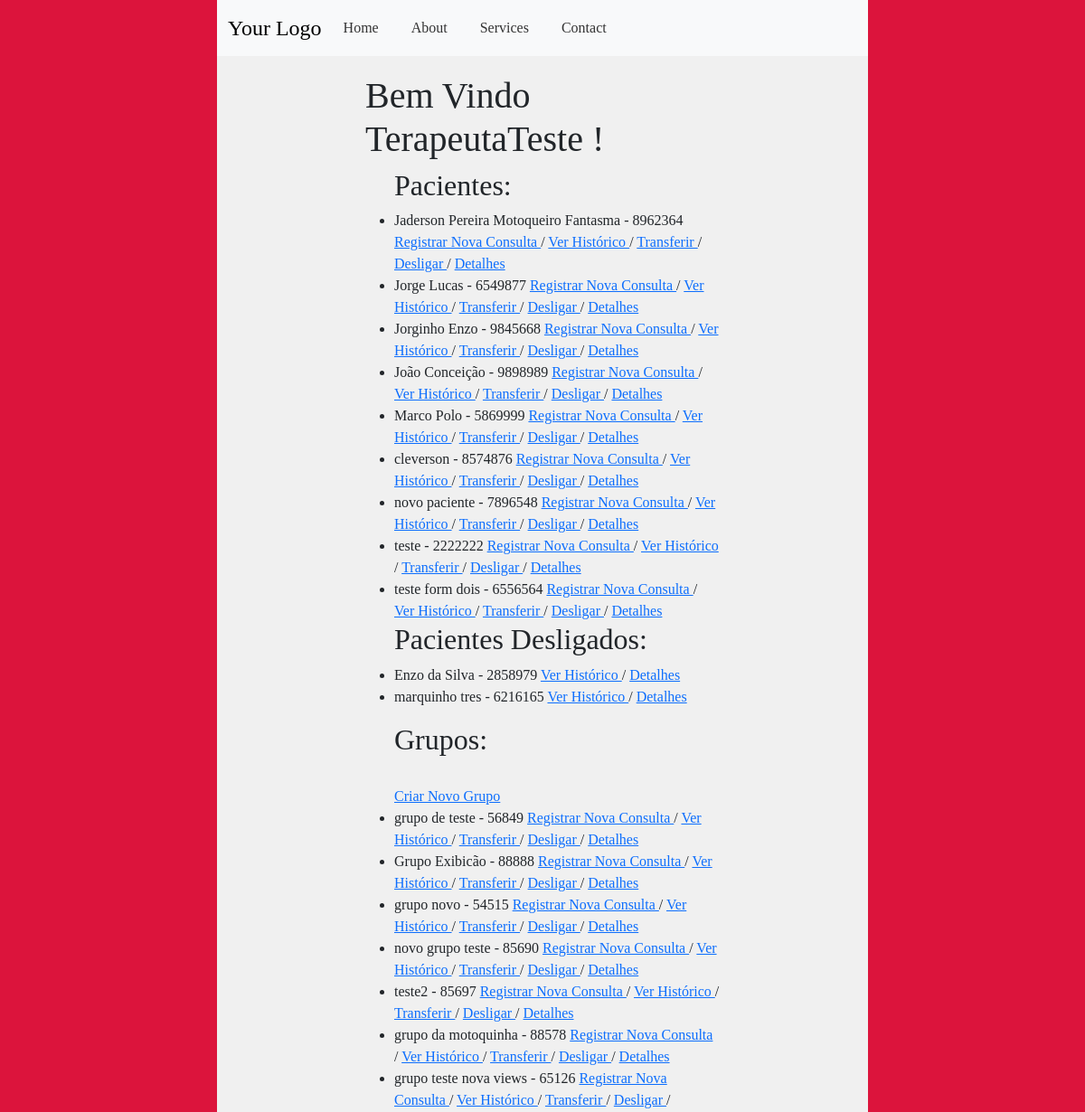
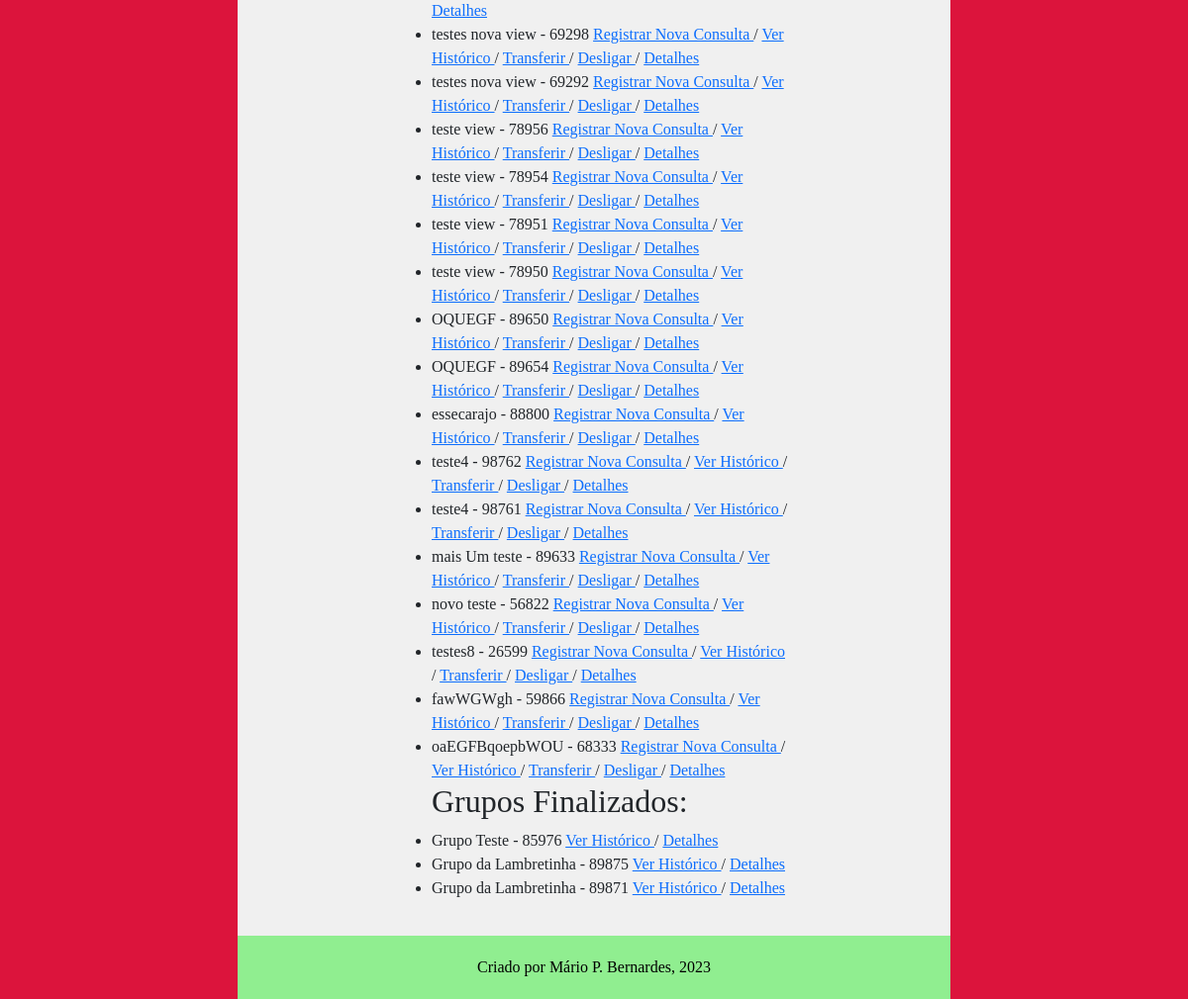
The app's page /main/index/ (signed in) with its own data (2 pictures, top to bottom).
### accounts/models.py (models this page shows, shortened)
class CustomUser(AbstractUser):
    email = models.EmailField(unique=True, verbose_name='Email')
    phone_number = models.CharField(max_length=11, unique=True, verbose_name='Telefone', validators=[
        validate_numbers, MinLengthValidator(limit_value=11), MaxLengthValidator(limit_value=11)
    ])
    require_otp_login = models.BooleanField(null=False, default=True)  # TODO trocar pra False
    otp = models.CharField(max_length=6, null=True, blank=True)

### main/models.py (models this page shows, shortened)
class CadastroPacientes(models.Model):
    nome = models.CharField(verbose_name='Nome do Paciente', max_length=100,
                            validators=[validate_letters, MinLengthValidator(limit_value=5)])
    prontuario_numero = models.CharField(verbose_name='Nº de Prontuario', max_length=7,
                                         unique=True, validators=[validate_numbers, MinLengthValidator(limit_value=7)]
                                         )
    nascimento = models.DateField(verbose_name='Data de Nascimento', help_text='dd/mm/aaaa',
                                  validators=[validate_date_past])
    responsavel_legal = models.CharField(verbose_name='Responsável Legal', max_length=100,
                                         null=True, blank=True, validators=[validate_letters,
                                                                            MinLengthValidator(limit_value=5)])
    cpf_responsavel_legal = models.CharField(verbose_name='CPF do Responsável', max_length=11, blank=True, null=True,
                                             validators=[validate_numbers, MinLengthValidator(limit_value=11)])
    data_inicio = models.DateField(verbose_name='Data de Inicio', help_text='dd/mm/aaaa')
    data_final = models.DateField(verbose_name='Data do Desligamento', help_text='dd/mm/aaaa', blank=True, null=True,
                                  validators=[validate_date_past])
    desligado = models.BooleanField(verbose_name='Desligado', help_text='Paciente desligado', default=False)
    cpf_numero = models.CharField(verbose_name='CPF', max_length=11, unique=True,
                                  help_text="CPF de menores consta na Certidão de nascimento",
                                  validators=[validate_numbers, MinLengthValidator(limit_value=11)])
    MOD_CHOICES = (
        (0, 'Individual'),
        (1, 'Grupo'),
        (2, 'Casal'),
    )
    modalidade_atendimento = models.IntegerField(verbose_name='Modalidade', choices=MOD_CHOICES)
    grupo = models.ForeignKey(
        'CadastroGrupos',
        related_name='membros',
        on_delete=models.PROTECT,
        blank=True,
        null=True
    )
    convenio = models.ForeignKey(
        'ConveniosAceitos',
        related_name='pacientes',
        on_delete=models.PROTECT
    )
    carteirinha_convenio = models.CharField(verbose_name='Número do Convênio',
                                            max_length=50, blank=True, null=True,
                                            validators=[validate_numbers, MinLengthValidator(limit_value=7)])
    terapeuta = models.ForeignKey(
        'CadastroProfissionais',
        related_name='pacientes',
        on_delete=models.PROTECT
    )
    endereco_rua = models.CharField(verbose_name='Endereço', max_length=100,
                                    validators=[MinLengthValidator(limit_value=10)])
    endereco_bairro = models.CharField(verbose_name='Bairro', max_length=50,
                                       validators=[MinLengthValidator(limit_value=3)])
    endereco_numero = models.CharField(verbose_name='Número', max_length=7, validators=[validate_numbers])
    endereco_complemento = models.CharField(verbose_name='Complemento', max_length=100,
                                            validators=[MinLengthValidator(limit_value=4)])
    telefone_numero = models.CharField(verbose_name='Telefone', max_length=11,
                                       validators=[validate_numbers, MinLengthValidator(limit_value=11)])
    cidade = models.CharField(verbose_name='Cidade', max_length=100, validators=[validate_letters,
                                                                                 MinLengthValidator(limit_value=3)])
    cep_numero = models.CharField(verbose_name='CEP', max_length=8, validators=[validate_numbers,
                                                                                MinLengthValidator(limit_value=8)])
    email = models.EmailField(verbose_name='E-mail')
    observacoes = models.TextField(verbose_name='Observações', blank=True, null=True)
    objects = models.Manager()
    class Meta:
        verbose_name = 'Paciente'
        verbose_name_plural = 'Pacientes'
        ordering = ["nome"]
        permissions = [
            ('transfer_pac', 'Transferir Paciente (Terapeutas)'),
            ('deslig_pac', 'Desligar Paciente (Terapeutas)'),
            ('add_pac_group', 'Adicionar Paciente a Grupo (Terapeutas')
        ]

class CadastroGrupos(models.Model):
    label = models.CharField(verbose_name='Nome', max_length=100, validators=[MinLengthValidator(limit_value=4)])
    prontuario_grupo_numero = models.CharField(verbose_name='Nº Prontuário do Grupo', max_length=5,
                                               unique=True, validators=[validate_numbers,
                                                                        MinLengthValidator(limit_value=4)])
    terapeuta_responsavel = models.ForeignKey(
        'CadastroProfissionais',
        related_name='grupos',
        on_delete=models.PROTECT,
        verbose_name='Terapeuta Responsável'
    )
    terapeuta_auxiliar = models.ManyToManyField(CadastroProfissionais, verbose_name='Terapeuta Auxiliar', blank=True)
    desligado = models.BooleanField(verbose_name='Desativado', help_text='Grupo encerrado', default=False)
    data_inicio = models.DateField(verbose_name='Data de Inicio', help_text='dd/mm/aaaa')
    data_final = models.DateField(verbose_name='Data do Desligamento', help_text='dd/mm/aaaa', blank=True, null=True,
                                  validators=[validate_date_past])
    objects = models.Manager()
    class Meta:
        verbose_name = 'Grupo'
        verbose_name_plural = 'Grupos'
        permissions = [
            ('transfer_group', 'Transferir Grupo (Terapeutas)'),
            ('deslig_group', 'Desligar Grupo (Terapeutas)')
        ]

### main/views.py (the view)
# urls.py: path('index/', index, name='index'),
@login_required(login_url="/main/login")
def index(request: HttpRequest):
    current_user_terapeuta = get_current_user_terapeuta(request)
    active_pacientes = filter_active_pacientes_by_terapeuta(current_user_terapeuta)
    inactive_pacientes = filter_inactive_pacientes_by_terapeuta(current_user_terapeuta)
    active_grupos = filter_active_groups_by_terapeuta(current_user_terapeuta)
    inactive_grupos = filter_inactive_groups_by_terapeuta(current_user_terapeuta)
    context = {
        'current_user': current_user_terapeuta,
        'active_pacientes': active_pacientes,
        'inactive_pacientes': inactive_pacientes,
        'active_grupos': active_grupos,
        'inactive_grupos': inactive_grupos,
    }
    return render(request, 'index.html', context)

### main/services/pacientes_services.py (called while the page is built)
def filter_active_pacientes_by_terapeuta(terapeuta: CadastroProfissionais) -> QuerySet:
    active_pacs_terapeuta = CadastroPacientes.objects.filter(terapeuta=terapeuta, desligado=False)
    return active_pacs_terapeuta

def filter_inactive_pacientes_by_terapeuta(terapeuta: CadastroProfissionais) -> QuerySet:
    inactive_pacs_terapeuta = CadastroPacientes.objects.filter(terapeuta=terapeuta, desligado=True)
    return inactive_pacs_terapeuta

def filter_active_groups_by_terapeuta(terapeuta: CadastroProfissionais) -> QuerySet:
    active_grps_terapeuta = CadastroGrupos.objects.filter(
        Q(terapeuta_responsavel=terapeuta) | Q(terapeuta_auxiliar=terapeuta),
        desligado=False)
    return active_grps_terapeuta

def filter_inactive_groups_by_terapeuta(terapeuta: CadastroProfissionais) -> QuerySet:
    inactive_grps_terapeuta = CadastroGrupos.objects.filter(
        Q(terapeuta_responsavel=terapeuta) | Q(terapeuta_auxiliar=terapeuta),
        desligado=True)
    return inactive_grps_terapeuta

### main/services/terapeutas_services.py (called while the page is built)
def get_current_user_terapeuta(request: HttpRequest) -> Union[CadastroProfissionais, HttpResponseNotFound]:
    if request.user.is_authenticated:
        try:
            current_user_terapeuta = request.user.Terapeutas.get()
        except ObjectDoesNotExist:
            return HttpResponseNotFound("Usuário não associado a um profissional Terapeuta!")
        return current_user_terapeuta
    else:
        return HttpResponseNotFound("Usuário não autenticado!")

### main/templates/index.html (shortened to what this page needs)
{% extends 'middleman1.html' %}
{% load bootstrap5 %}
{% load static%}
{% block content %}
<h1>Bem Vindo {{ request.user.username }} ! </h1>
    <ul>
        <h2> Pacientes: </h2>
        {% for paciente in active_pacientes %}
            <li>
                {{ paciente.nome }} - {{ paciente.prontuario_numero }}
                <a href="{% url 'main:add_entrada' prontuario_numero=paciente.prontuario_numero %}"> Registrar Nova Consulta </a> /
                <a href="{% url 'main:prontuario' prontuario_numero=paciente.prontuario_numero %}"> Ver Histórico </a> /
                <a href="{% url 'main:transferencia' prontuario_numero=paciente.prontuario_numero %}"> Transferir </a> /
                <a href="{% url 'main:desligamento' prontuario_numero=paciente.prontuario_numero %}"> Desligar </a> /
                <a href="{% url 'main:dadospac' prontuario_numero=paciente.prontuario_numero %}"> Detalhes </a>
            </li>
        {% empty %}
            <li>No entries found.</li>
        {% endfor %}
        <h2> Pacientes Desligados: </h2>
        {% for paciente in inactive_pacientes %}
            <li>
                {{ paciente.nome }} - {{ paciente.prontuario_numero }}
                <a href="{% url 'main:prontuario' prontuario_numero=paciente.prontuario_numero %}"> Ver Histórico </a> /
                <a href="{% url 'main:dadospac' prontuario_numero=paciente.prontuario_numero %}"> Detalhes </a>
            </li>
        {% empty %}
            <li>No entries found.</li>
        {% endfor %}
    </ul>
    <ul>
        <h2> Grupos:
</h2>
        <br> <a href="{% url 'main:add-grupo' %}"> Criar Novo Grupo </a>
        {% for grupo in active_grupos %}
            <li>
                {{ grupo.label }} - {{ grupo.prontuario_grupo_numero }}
                {% if grupo.prontuario_grupo_numero %}
                    <a href="{% url 'main:add-entrada-grupo' prontuario_grupo_numero=grupo.prontuario_grupo_numero %}"> Registrar Nova Consulta </a> /
                    <a href="{% url 'main:grupo-prontuario' prontuario_grupo_numero=grupo.prontuario_grupo_numero %}"> Ver Histórico </a> /
                    <a href="{% url 'main:transfer-grupo' prontuario_grupo_numero=grupo.prontuario_grupo_numero %}"> Transferir </a> /
                    <a href="{% url 'main:deslig-grupo' prontuario_grupo_numero=grupo.prontuario_grupo_numero %}"> Desligar </a> /
                    <a href="{% url 'main:dados-grupo' prontuario_grupo_numero=grupo.prontuario_grupo_numero %}"> Detalhes </a>
                {% else %}
                <li> Não Encontrado </li>
                {% endif %}
            </li>
        {% empty %}
            <li>No entries found.</li>
        {% endfor %}
         <h2> Grupos Finalizados: </h2>
        {% for grupo in inactive_grupos %}
            <li>
                {{ grupo.label }} - {{ grupo.prontuario_grupo_numero }}
                <a href="{% url 'main:grupo-prontuario' prontuario_grupo_numero=grupo.prontuario_grupo_numero %}"> Ver Histórico </a> /
                <a href="{% url 'main:dados-grupo' prontuario_grupo_numero=grupo.prontuario_grupo_numero %}"> Detalhes </a>
            </li>
        {% empty %}
            <li>No entries found.</li>
        {% endfor %}
    </ul>
{% endblock %}

### main/static/main_style.css (style rules this page uses)
body { font-family: 'Times New Roman', Times, serif; font-size: 16px; background-color: #f0f0f0; margin: 0; padding: 0; }

### records on screen
CustomUser: user.username "TerapeutaTeste"
CadastroPacientes: nome "Jaderson Pereira Motoqueiro Fantasma", prontuario_numero "8962364"
CadastroPacientes: nome "Jorge Lucas", prontuario_numero "6549877"
CadastroPacientes: nome "Jorginho Enzo", prontuario_numero "9845668"
CadastroPacientes: nome "João Conceição", prontuario_numero "9898989"
CadastroPacientes: nome "Marco Polo", prontuario_numero "5869999"
CadastroPacientes: nome "cleverson", prontuario_numero "8574876"
CadastroPacientes: nome "novo paciente", prontuario_numero "7896548"
CadastroPacientes: nome "teste", prontuario_numero "2222222"
CadastroPacientes: nome "teste form dois", prontuario_numero "6556564"
CadastroPacientes: nome "Enzo da Silva", prontuario_numero "2858979"
CadastroPacientes: nome "marquinho tres", prontuario_numero "6216165"
CadastroGrupos: label "grupo de teste", prontuario_grupo_numero "56849", shows "Registrar Nova Consulta"
CadastroGrupos: label "Grupo Exibicão", prontuario_grupo_numero "88888", shows "Registrar Nova Consulta"
CadastroGrupos: label "grupo novo", prontuario_grupo_numero "54515", shows "Registrar Nova Consulta"
CadastroGrupos: label "novo grupo teste", prontuario_grupo_numero "85690", shows "Registrar Nova Consulta"
CadastroGrupos: label "teste2", prontuario_grupo_numero "85697", shows "Registrar Nova Consulta"
CadastroGrupos: label "grupo da motoquinha", prontuario_grupo_numero "88578", shows "Registrar Nova Consulta"
CadastroGrupos: label "grupo teste nova views", prontuario_grupo_numero "65126", shows "Registrar Nova Consulta"
CadastroGrupos: label "testes nova view", prontuario_grupo_numero "69298", shows "Registrar Nova Consulta"
CadastroGrupos: label "testes nova view", prontuario_grupo_numero "69292", shows "Registrar Nova Consulta"
CadastroGrupos: label "teste view", prontuario_grupo_numero "78956", shows "Registrar Nova Consulta"
CadastroGrupos: label "teste view", prontuario_grupo_numero "78954", shows "Registrar Nova Consulta"
CadastroGrupos: label "teste view", prontuario_grupo_numero "78951", shows "Registrar Nova Consulta"
CadastroGrupos: label "teste view", prontuario_grupo_numero "78950", shows "Registrar Nova Consulta"
CadastroGrupos: label "OQUEGF", prontuario_grupo_numero "89650", shows "Registrar Nova Consulta"
CadastroGrupos: label "OQUEGF", prontuario_grupo_numero "89654", shows "Registrar Nova Consulta"
CadastroGrupos: label "essecarajo", prontuario_grupo_numero "88800", shows "Registrar Nova Consulta"
CadastroGrupos: label "teste4", prontuario_grupo_numero "98762", shows "Registrar Nova Consulta"
CadastroGrupos: label "teste4", prontuario_grupo_numero "98761", shows "Registrar Nova Consulta"
CadastroGrupos: label "mais Um teste", prontuario_grupo_numero "89633", shows "Registrar Nova Consulta"
CadastroGrupos: label "novo teste", prontuario_grupo_numero "56822", shows "Registrar Nova Consulta"
CadastroGrupos: label "testes8", prontuario_grupo_numero "26599", shows "Registrar Nova Consulta"
CadastroGrupos: label "fawWGWgh", prontuario_grupo_numero "59866", shows "Registrar Nova Consulta"
CadastroGrupos: label "oaEGFBqoepbWOU", prontuario_grupo_numero "68333", shows "Registrar Nova Consulta"
CadastroGrupos: label "Grupo Teste", prontuario_grupo_numero "85976"
CadastroGrupos: label "Grupo da Lambretinha", prontuario_grupo_numero "89875"
CadastroGrupos: label "Grupo da Lambretinha", prontuario_grupo_numero "89871"
